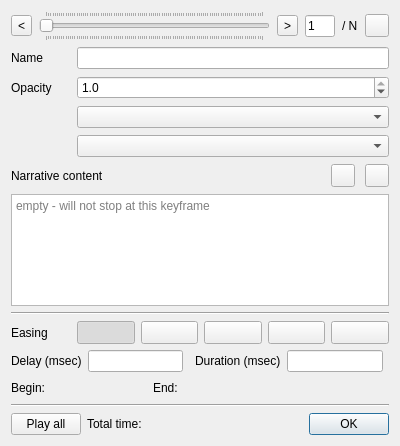
<?xml version="1.0" encoding="UTF-8"?>
<ui version="4.0">
 <class>KeyframeDialog</class>
 <widget class="QDialog" name="KeyframeDialog">
  <property name="geometry">
   <rect>
    <x>0</x>
    <y>0</y>
    <width>400</width>
    <height>446</height>
   </rect>
  </property>
  <property name="minimumSize">
   <size>
    <width>400</width>
    <height>0</height>
   </size>
  </property>
  <property name="windowTitle">
   <string>Keyframe</string>
  </property>
  <layout class="QVBoxLayout" name="verticalLayout">
   <item>
    <widget class="QWidget" name="widgetTopBar" native="true">
     <layout class="QHBoxLayout" name="horizontalLayout">
      <property name="spacing">
       <number>7</number>
      </property>
      <property name="leftMargin">
       <number>0</number>
      </property>
      <property name="topMargin">
       <number>0</number>
      </property>
      <property name="rightMargin">
       <number>0</number>
      </property>
      <property name="bottomMargin">
       <number>0</number>
      </property>
      <item>
       <widget class="QToolButton" name="toolButtonPrev">
        <property name="toolTip">
         <string>Previous keyframe</string>
        </property>
        <property name="text">
         <string>&lt;</string>
        </property>
       </widget>
      </item>
      <item>
       <widget class="QSlider" name="slider">
        <property name="minimumSize">
         <size>
          <width>0</width>
          <height>30</height>
         </size>
        </property>
        <property name="pageStep">
         <number>1</number>
        </property>
        <property name="orientation">
         <enum>Qt::Horizontal</enum>
        </property>
        <property name="tickPosition">
         <enum>QSlider::TicksBothSides</enum>
        </property>
       </widget>
      </item>
      <item>
       <widget class="QToolButton" name="toolButtonNext">
        <property name="toolTip">
         <string>Next keyframe</string>
        </property>
        <property name="text">
         <string>&gt;</string>
        </property>
       </widget>
      </item>
      <item>
       <widget class="QLineEdit" name="lineEditCurrentKF">
        <property name="maximumSize">
         <size>
          <width>30</width>
          <height>16777215</height>
         </size>
        </property>
        <property name="text">
         <string>1</string>
        </property>
        <property name="readOnly">
         <bool>true</bool>
        </property>
       </widget>
      </item>
      <item>
       <widget class="QLabel" name="labelKFCount">
        <property name="text">
         <string>/ N</string>
        </property>
       </widget>
      </item>
      <item>
       <widget class="QToolButton" name="toolButtonPlay">
        <property name="toolTip">
         <string>Perform a transition between current keyframe and next keyframe.</string>
        </property>
        <property name="checkable">
         <bool>true</bool>
        </property>
       </widget>
      </item>
     </layout>
    </widget>
   </item>
   <item>
    <layout class="QGridLayout" name="gridLayout" columnstretch="0,1,0">
     <property name="verticalSpacing">
      <number>7</number>
     </property>
     <item row="3" column="0">
      <widget class="QLabel" name="labelComboBox2">
       <property name="minimumSize">
        <size>
         <width>60</width>
         <height>0</height>
        </size>
       </property>
      </widget>
     </item>
     <item row="5" column="0" colspan="3">
      <widget class="QPlainTextEdit" name="plainTextEdit">
       <property name="sizePolicy">
        <sizepolicy hsizetype="Expanding" vsizetype="Expanding">
         <horstretch>0</horstretch>
         <verstretch>0</verstretch>
        </sizepolicy>
       </property>
       <property name="placeholderText">
        <string>empty - will not stop at this keyframe</string>
       </property>
      </widget>
     </item>
     <item row="1" column="1" colspan="2">
      <widget class="QDoubleSpinBox" name="doubleSpinBoxOpacity">
       <property name="inputMethodHints">
        <set>Qt::ImhDigitsOnly</set>
       </property>
       <property name="decimals">
        <number>1</number>
       </property>
       <property name="maximum">
        <double>1.000000000000000</double>
       </property>
       <property name="singleStep">
        <double>0.100000000000000</double>
       </property>
       <property name="value">
        <double>1.000000000000000</double>
       </property>
      </widget>
     </item>
     <item row="0" column="0">
      <widget class="QLabel" name="labelName">
       <property name="minimumSize">
        <size>
         <width>60</width>
         <height>0</height>
        </size>
       </property>
       <property name="text">
        <string>Name</string>
       </property>
      </widget>
     </item>
     <item row="1" column="0">
      <widget class="QLabel" name="labelOpacity">
       <property name="minimumSize">
        <size>
         <width>60</width>
         <height>0</height>
        </size>
       </property>
       <property name="text">
        <string>Opacity</string>
       </property>
      </widget>
     </item>
     <item row="4" column="0" colspan="2">
      <widget class="QLabel" name="labelNarration">
       <property name="text">
        <string>Narrative content</string>
       </property>
      </widget>
     </item>
     <item row="2" column="1" colspan="2">
      <widget class="QComboBox" name="comboBox1"/>
     </item>
     <item row="3" column="1" colspan="2">
      <widget class="QComboBox" name="comboBox2"/>
     </item>
     <item row="0" column="1" colspan="2">
      <widget class="QLineEdit" name="lineEditName"/>
     </item>
     <item row="2" column="0">
      <widget class="QLabel" name="labelComboBox1">
       <property name="minimumSize">
        <size>
         <width>60</width>
         <height>0</height>
        </size>
       </property>
      </widget>
     </item>
     <item row="4" column="2">
      <layout class="QHBoxLayout" name="horizontalLayout_3">
       <property name="spacing">
        <number>10</number>
       </property>
       <item>
        <widget class="QToolButton" name="toolButtonAddImage">
         <property name="toolTip">
          <string>Add an image tag at the current cursor position. </string>
         </property>
        </widget>
       </item>
       <item>
        <widget class="QToolButton" name="toolButtonPreview">
         <property name="toolTip">
          <string>Preview narrative content</string>
         </property>
        </widget>
       </item>
      </layout>
     </item>
    </layout>
   </item>
   <item>
    <widget class="Line" name="line2">
     <property name="orientation">
      <enum>Qt::Horizontal</enum>
     </property>
    </widget>
   </item>
   <item>
    <layout class="QGridLayout" name="gridLayoutEasing">
     <item row="0" column="1">
      <widget class="QToolButton" name="toolButtonLinear">
       <property name="sizePolicy">
        <sizepolicy hsizetype="Preferred" vsizetype="Fixed">
         <horstretch>0</horstretch>
         <verstretch>0</verstretch>
        </sizepolicy>
       </property>
       <property name="toolTip">
        <string>Linear</string>
       </property>
       <property name="checkable">
        <bool>true</bool>
       </property>
       <property name="checked">
        <bool>true</bool>
       </property>
      </widget>
     </item>
     <item row="0" column="3">
      <widget class="QToolButton" name="toolButtonEaseIn">
       <property name="sizePolicy">
        <sizepolicy hsizetype="Preferred" vsizetype="Fixed">
         <horstretch>0</horstretch>
         <verstretch>0</verstretch>
        </sizepolicy>
       </property>
       <property name="toolTip">
        <string>Ease In: The transition starts slowly, and continues to speed up until the end.</string>
       </property>
       <property name="checkable">
        <bool>true</bool>
       </property>
      </widget>
     </item>
     <item row="0" column="0">
      <widget class="QLabel" name="labelEasing">
       <property name="sizePolicy">
        <sizepolicy hsizetype="Fixed" vsizetype="Preferred">
         <horstretch>0</horstretch>
         <verstretch>0</verstretch>
        </sizepolicy>
       </property>
       <property name="minimumSize">
        <size>
         <width>60</width>
         <height>0</height>
        </size>
       </property>
       <property name="text">
        <string>Easing</string>
       </property>
      </widget>
     </item>
     <item row="0" column="4">
      <widget class="QToolButton" name="toolButtonEaseOut">
       <property name="sizePolicy">
        <sizepolicy hsizetype="Preferred" vsizetype="Fixed">
         <horstretch>0</horstretch>
         <verstretch>0</verstretch>
        </sizepolicy>
       </property>
       <property name="toolTip">
        <string>Ease Out: The transition starts quickly, and continues to slow down until the end.</string>
       </property>
       <property name="checkable">
        <bool>true</bool>
       </property>
      </widget>
     </item>
     <item row="0" column="2">
      <widget class="QToolButton" name="toolButtonEaseInOut">
       <property name="sizePolicy">
        <sizepolicy hsizetype="Preferred" vsizetype="Fixed">
         <horstretch>0</horstretch>
         <verstretch>0</verstretch>
        </sizepolicy>
       </property>
       <property name="toolTip">
        <string>Ease In Out: The transition starts slowly, speeds up in the middle, and slows down at the end.</string>
       </property>
       <property name="checkable">
        <bool>true</bool>
       </property>
      </widget>
     </item>
     <item row="0" column="5">
      <widget class="QToolButton" name="toolButtonNone">
       <property name="sizePolicy">
        <sizepolicy hsizetype="Preferred" vsizetype="Fixed">
         <horstretch>0</horstretch>
         <verstretch>0</verstretch>
        </sizepolicy>
       </property>
       <property name="toolTip">
        <string>None: The initial state changes to the final state at the end of duration.</string>
       </property>
       <property name="checkable">
        <bool>true</bool>
       </property>
      </widget>
     </item>
    </layout>
   </item>
   <item>
    <layout class="QGridLayout" name="gridLayout2">
     <item row="1" column="4">
      <widget class="QLineEdit" name="lineEditDuration">
       <property name="maximumSize">
        <size>
         <width>100</width>
         <height>16777215</height>
        </size>
       </property>
       <property name="toolTip">
        <string>length of time to complete a transition</string>
       </property>
      </widget>
     </item>
     <item row="1" column="1">
      <widget class="QLineEdit" name="lineEditDelay">
       <property name="maximumSize">
        <size>
         <width>100</width>
         <height>16777215</height>
        </size>
       </property>
       <property name="toolTip">
        <string>duration to wait before starting a transition</string>
       </property>
      </widget>
     </item>
     <item row="1" column="0">
      <widget class="QLabel" name="labelDelay">
       <property name="text">
        <string>Delay (msec)</string>
       </property>
      </widget>
     </item>
     <item row="1" column="3">
      <widget class="QLabel" name="labelDuration">
       <property name="text">
        <string>Duration (msec)</string>
       </property>
      </widget>
     </item>
     <item row="1" column="2">
      <widget class="QgsFieldExpressionWidget" name="expressionDelay" native="true">
       <property name="minimumSize">
        <size>
         <width>0</width>
         <height>20</height>
        </size>
       </property>
      </widget>
     </item>
     <item row="1" column="5">
      <widget class="QgsFieldExpressionWidget" name="expressionDuration" native="true">
       <property name="minimumSize">
        <size>
         <width>0</width>
         <height>20</height>
        </size>
       </property>
      </widget>
     </item>
    </layout>
   </item>
   <item>
    <layout class="QHBoxLayout" name="horizontalLayout_2">
     <item>
      <widget class="QLabel" name="labelBegin">
       <property name="minimumSize">
        <size>
         <width>50</width>
         <height>0</height>
        </size>
       </property>
       <property name="text">
        <string>Begin: </string>
       </property>
      </widget>
     </item>
     <item>
      <widget class="QLabel" name="labelTimeBegin">
       <property name="minimumSize">
        <size>
         <width>80</width>
         <height>0</height>
        </size>
       </property>
       <property name="toolTip">
        <string>time to begin this transition</string>
       </property>
      </widget>
     </item>
     <item>
      <widget class="QLabel" name="labelEnd">
       <property name="minimumSize">
        <size>
         <width>50</width>
         <height>0</height>
        </size>
       </property>
       <property name="text">
        <string>End:</string>
       </property>
      </widget>
     </item>
     <item>
      <widget class="QLabel" name="labelTimeEnd">
       <property name="minimumSize">
        <size>
         <width>80</width>
         <height>0</height>
        </size>
       </property>
       <property name="toolTip">
        <string>time to complete this transition</string>
       </property>
      </widget>
     </item>
     <item>
      <spacer name="horizontalSpacer_2">
       <property name="orientation">
        <enum>Qt::Horizontal</enum>
       </property>
       <property name="sizeHint" stdset="0">
        <size>
         <width>40</width>
         <height>20</height>
        </size>
       </property>
      </spacer>
     </item>
    </layout>
   </item>
   <item>
    <widget class="Line" name="line">
     <property name="orientation">
      <enum>Qt::Horizontal</enum>
     </property>
    </widget>
   </item>
   <item>
    <layout class="QHBoxLayout" name="horizontalLayout3">
     <item>
      <widget class="QPushButton" name="pushButtonPlayAll">
       <property name="maximumSize">
        <size>
         <width>70</width>
         <height>16777215</height>
        </size>
       </property>
       <property name="toolTip">
        <string>Perform transitions of this track from the beginning.</string>
       </property>
       <property name="text">
        <string>Play all</string>
       </property>
       <property name="checkable">
        <bool>true</bool>
       </property>
      </widget>
     </item>
     <item>
      <widget class="QLabel" name="label">
       <property name="text">
        <string>Total time:</string>
       </property>
      </widget>
     </item>
     <item>
      <widget class="QLabel" name="labelTotal"/>
     </item>
     <item>
      <widget class="QDialogButtonBox" name="buttonBox">
       <property name="toolTip">
        <string>time to complete transitions of this track</string>
       </property>
       <property name="orientation">
        <enum>Qt::Horizontal</enum>
       </property>
       <property name="standardButtons">
        <set>QDialogButtonBox::Ok</set>
       </property>
      </widget>
     </item>
    </layout>
   </item>
  </layout>
 </widget>
 <customwidgets>
  <customwidget>
   <class>QgsFieldExpressionWidget</class>
   <extends>QWidget</extends>
   <header>qgis.gui</header>
   <container>1</container>
  </customwidget>
 </customwidgets>
 <tabstops>
  <tabstop>toolButtonPrev</tabstop>
  <tabstop>slider</tabstop>
  <tabstop>toolButtonNext</tabstop>
  <tabstop>lineEditCurrentKF</tabstop>
  <tabstop>toolButtonPlay</tabstop>
  <tabstop>lineEditName</tabstop>
  <tabstop>doubleSpinBoxOpacity</tabstop>
  <tabstop>comboBox1</tabstop>
  <tabstop>comboBox2</tabstop>
  <tabstop>toolButtonAddImage</tabstop>
  <tabstop>toolButtonPreview</tabstop>
  <tabstop>plainTextEdit</tabstop>
  <tabstop>toolButtonLinear</tabstop>
  <tabstop>toolButtonEaseInOut</tabstop>
  <tabstop>toolButtonEaseIn</tabstop>
  <tabstop>toolButtonEaseOut</tabstop>
  <tabstop>toolButtonNone</tabstop>
  <tabstop>lineEditDelay</tabstop>
  <tabstop>lineEditDuration</tabstop>
  <tabstop>pushButtonPlayAll</tabstop>
 </tabstops>
 <resources/>
 <connections>
  <connection>
   <sender>buttonBox</sender>
   <signal>accepted()</signal>
   <receiver>KeyframeDialog</receiver>
   <slot>accept()</slot>
   <hints>
    <hint type="sourcelabel">
     <x>387</x>
     <y>427</y>
    </hint>
    <hint type="destinationlabel">
     <x>157</x>
     <y>274</y>
    </hint>
   </hints>
  </connection>
  <connection>
   <sender>buttonBox</sender>
   <signal>rejected()</signal>
   <receiver>KeyframeDialog</receiver>
   <slot>reject()</slot>
   <hints>
    <hint type="sourcelabel">
     <x>387</x>
     <y>427</y>
    </hint>
    <hint type="destinationlabel">
     <x>286</x>
     <y>274</y>
    </hint>
   </hints>
  </connection>
 </connections>
</ui>
